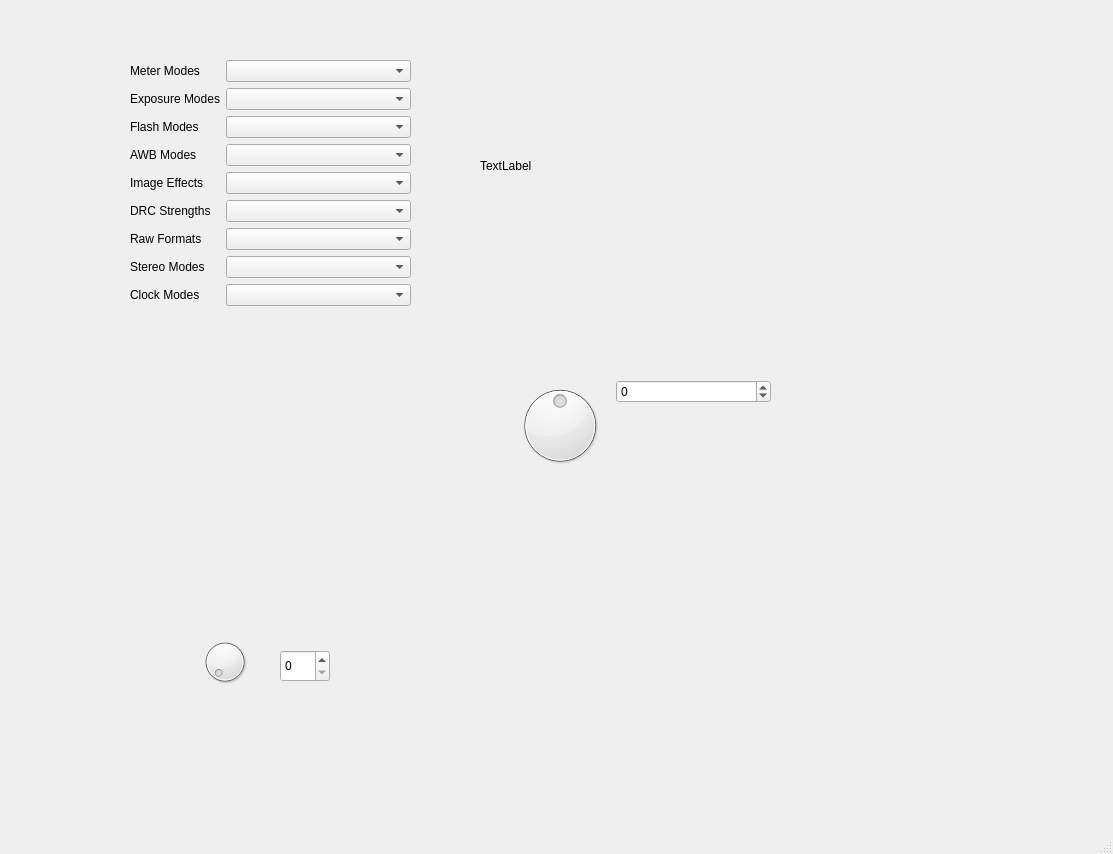
<?xml version="1.0" encoding="UTF-8"?>
<ui version="4.0">
 <class>MainWindow</class>
 <widget class="QMainWindow" name="MainWindow">
  <property name="geometry">
   <rect>
    <x>0</x>
    <y>0</y>
    <width>1113</width>
    <height>854</height>
   </rect>
  </property>
  <property name="windowTitle">
   <string>MainWindow</string>
  </property>
  <widget class="QWidget" name="centralwidget">
   <widget class="QWidget" name="formLayoutWidget">
    <property name="geometry">
     <rect>
      <x>130</x>
      <y>60</y>
      <width>281</width>
      <height>338</height>
     </rect>
    </property>
    <layout class="QFormLayout" name="formLayout">
     <item row="0" column="0">
      <widget class="QLabel" name="label">
       <property name="text">
        <string>Meter Modes</string>
       </property>
      </widget>
     </item>
     <item row="0" column="1">
      <widget class="QComboBox" name="meterModes"/>
     </item>
     <item row="1" column="0">
      <widget class="QLabel" name="label_2">
       <property name="text">
        <string>Exposure Modes</string>
       </property>
      </widget>
     </item>
     <item row="1" column="1">
      <widget class="QComboBox" name="exposureModes"/>
     </item>
     <item row="2" column="0">
      <widget class="QLabel" name="label_3">
       <property name="text">
        <string>Flash Modes</string>
       </property>
      </widget>
     </item>
     <item row="2" column="1">
      <widget class="QComboBox" name="flashModes"/>
     </item>
     <item row="3" column="0">
      <widget class="QLabel" name="label_4">
       <property name="text">
        <string>AWB Modes</string>
       </property>
      </widget>
     </item>
     <item row="3" column="1">
      <widget class="QComboBox" name="awbModes"/>
     </item>
     <item row="4" column="0">
      <widget class="QLabel" name="label_5">
       <property name="text">
        <string>Image Effects</string>
       </property>
      </widget>
     </item>
     <item row="5" column="0">
      <widget class="QLabel" name="label_6">
       <property name="text">
        <string>DRC Strengths</string>
       </property>
      </widget>
     </item>
     <item row="6" column="0">
      <widget class="QLabel" name="label_7">
       <property name="text">
        <string>Raw Formats</string>
       </property>
      </widget>
     </item>
     <item row="4" column="1">
      <widget class="QComboBox" name="imageEffects"/>
     </item>
     <item row="5" column="1">
      <widget class="QComboBox" name="drcStrengths"/>
     </item>
     <item row="6" column="1">
      <widget class="QComboBox" name="rawFormats"/>
     </item>
     <item row="7" column="1">
      <widget class="QComboBox" name="stereoModes"/>
     </item>
     <item row="8" column="1">
      <widget class="QComboBox" name="clockModes"/>
     </item>
     <item row="7" column="0">
      <widget class="QLabel" name="label_8">
       <property name="text">
        <string>Stereo Modes</string>
       </property>
      </widget>
     </item>
     <item row="8" column="0">
      <widget class="QLabel" name="label_9">
       <property name="text">
        <string>Clock Modes</string>
       </property>
      </widget>
     </item>
    </layout>
   </widget>
   <widget class="QWidget" name="formLayoutWidget_2">
    <property name="geometry">
     <rect>
      <x>510</x>
      <y>380</y>
      <width>261</width>
      <height>91</height>
     </rect>
    </property>
    <layout class="QFormLayout" name="formLayout_2">
     <item row="0" column="0">
      <widget class="QDial" name="dial">
       <property name="minimum">
        <number>-100</number>
       </property>
       <property name="maximum">
        <number>100</number>
       </property>
      </widget>
     </item>
     <item row="0" column="1">
      <widget class="QSpinBox" name="spinBox">
       <property name="minimum">
        <number>-100</number>
       </property>
       <property name="maximum">
        <number>100</number>
       </property>
      </widget>
     </item>
    </layout>
   </widget>
   <widget class="QDial" name="dial_2">
    <property name="geometry">
     <rect>
      <x>200</x>
      <y>630</y>
      <width>50</width>
      <height>64</height>
     </rect>
    </property>
    <property name="parmType" stdset="0">
     <string>cameraParm1</string>
    </property>
   </widget>
   <widget class="QSpinBox" name="spinBox_2">
    <property name="geometry">
     <rect>
      <x>280</x>
      <y>650</y>
      <width>50</width>
      <height>32</height>
     </rect>
    </property>
    <property name="parmType" stdset="0">
     <string>cameraParm1</string>
    </property>
   </widget>
   <widget class="QLabel" name="label_10">
    <property name="geometry">
     <rect>
      <x>480</x>
      <y>80</y>
      <width>241</width>
      <height>171</height>
     </rect>
    </property>
    <property name="text">
     <string>TextLabel</string>
    </property>
   </widget>
  </widget>
  <widget class="QMenuBar" name="menubar">
   <property name="geometry">
    <rect>
     <x>0</x>
     <y>0</y>
     <width>1113</width>
     <height>28</height>
    </rect>
   </property>
  </widget>
  <widget class="QStatusBar" name="statusbar"/>
 </widget>
 <resources/>
 <connections>
  <connection>
   <sender>dial</sender>
   <signal>sliderMoved(int)</signal>
   <receiver>spinBox</receiver>
   <slot>setValue(int)</slot>
   <hints>
    <hint type="sourcelabel">
     <x>554</x>
     <y>422</y>
    </hint>
    <hint type="destinationlabel">
     <x>678</x>
     <y>420</y>
    </hint>
   </hints>
  </connection>
  <connection>
   <sender>spinBox</sender>
   <signal>valueChanged(int)</signal>
   <receiver>dial</receiver>
   <slot>setValue(int)</slot>
   <hints>
    <hint type="sourcelabel">
     <x>738</x>
     <y>430</y>
    </hint>
    <hint type="destinationlabel">
     <x>550</x>
     <y>488</y>
    </hint>
   </hints>
  </connection>
  <connection>
   <sender>dial_2</sender>
   <signal>sliderMoved(int)</signal>
   <receiver>MainWindow</receiver>
   <slot>doWork(int)</slot>
   <hints>
    <hint type="sourcelabel">
     <x>222</x>
     <y>665</y>
    </hint>
    <hint type="destinationlabel">
     <x>312</x>
     <y>589</y>
    </hint>
   </hints>
  </connection>
  <connection>
   <sender>spinBox_2</sender>
   <signal>valueChanged(int)</signal>
   <receiver>MainWindow</receiver>
   <slot>doWork(int)</slot>
   <hints>
    <hint type="sourcelabel">
     <x>290</x>
     <y>699</y>
    </hint>
    <hint type="destinationlabel">
     <x>375</x>
     <y>774</y>
    </hint>
   </hints>
  </connection>
  <connection>
   <sender>dial_2</sender>
   <signal>sliderMoved(int)</signal>
   <receiver>spinBox_2</receiver>
   <slot>setValue(int)</slot>
   <hints>
    <hint type="sourcelabel">
     <x>247</x>
     <y>671</y>
    </hint>
    <hint type="destinationlabel">
     <x>314</x>
     <y>684</y>
    </hint>
   </hints>
  </connection>
  <connection>
   <sender>spinBox_2</sender>
   <signal>valueChanged(int)</signal>
   <receiver>dial_2</receiver>
   <slot>setValue(int)</slot>
   <hints>
    <hint type="sourcelabel">
     <x>296</x>
     <y>708</y>
    </hint>
    <hint type="destinationlabel">
     <x>246</x>
     <y>704</y>
    </hint>
   </hints>
  </connection>
 </connections>
 <slots>
  <slot>doWork(int)</slot>
 </slots>
</ui>
